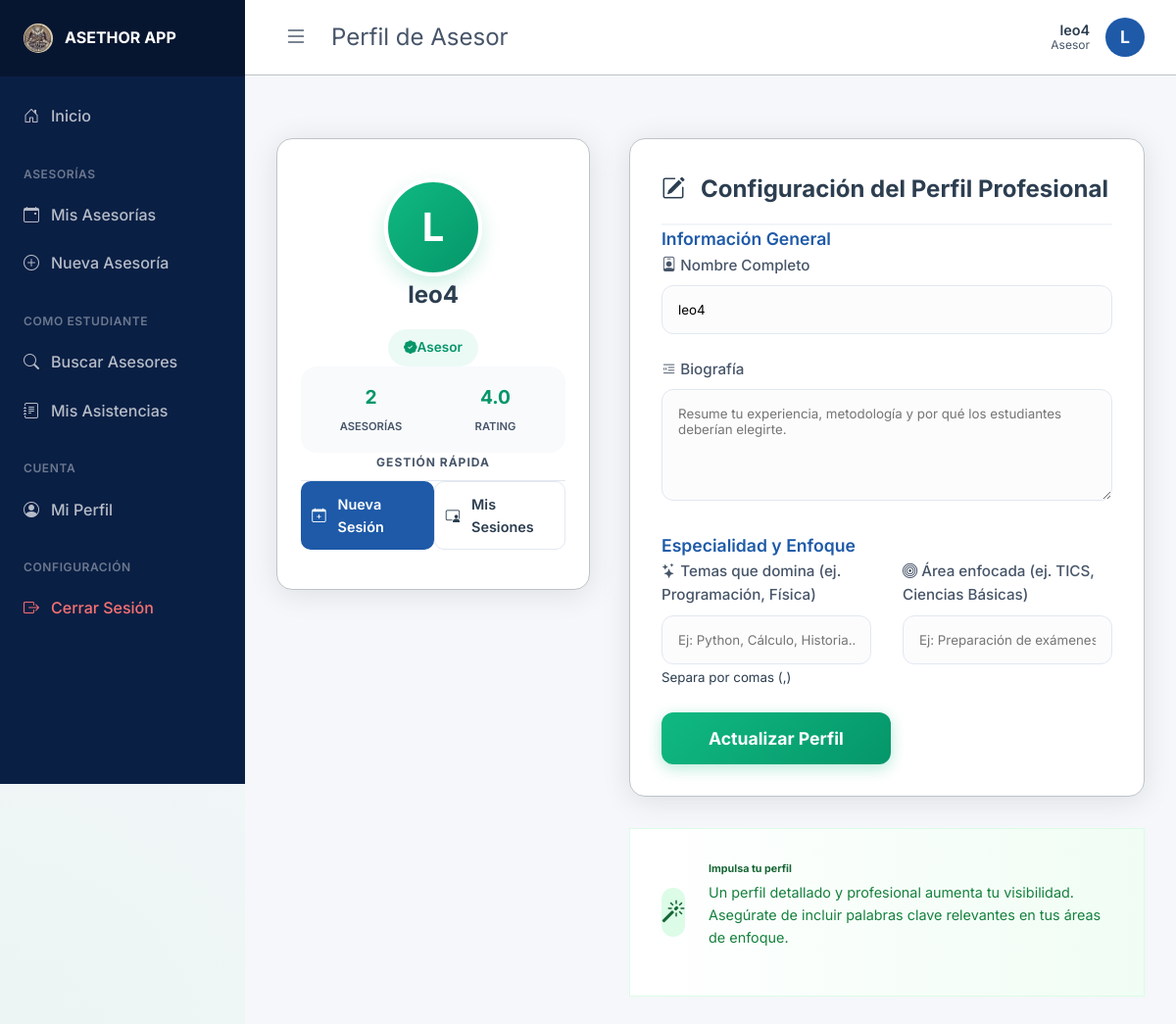
Page /asesor/profile (signed in) on the committed database.
### app/models.py (models this page shows, shortened)
class Profile(db.Model):
    id = db.Column(db.Integer, primary_key=True)
    user_id = db.Column(db.Integer, db.ForeignKey('user.id'), nullable=False)
    full_name = db.Column(db.String(100), nullable=True)
    bio = db.Column(db.Text, nullable=True)
    strengths = db.Column(db.String(200), nullable=True) # e.g. "matemáticas, programación"
    focus_areas = db.Column(db.String(200), nullable=True) # e.g. "álgebra, base de datos sql"
    rating_avg = db.Column(db.Float, default=0.0) # Calculated average for Asesores

class User(db.Model, UserMixin):
    id = db.Column(db.Integer, primary_key=True)
    username = db.Column(db.String(20), unique=True, nullable=False)
    password_hash = db.Column(db.String(60), nullable=False)
    role = db.Column(db.String(20), nullable=False, default='Estudiante') # Super-Admin, Admin, Asesor, Estudiante
    profile = db.relationship('Profile', backref='user', uselist=False, cascade='all, delete-orphan')
    sessions_given = db.relationship('TutoringSession', backref='asesor', cascade='all, delete-orphan')
    reviews_received = db.relationship('Review', foreign_keys='Review.asesor_id', backref='asesor_reviewed', cascade='all, delete-orphan')
    enrollments = db.relationship('Enrollment', backref='student', cascade='all, delete-orphan')
    reviews_given = db.relationship('Review', foreign_keys='Review.student_id', backref='student_reviewer', cascade='all, delete-orphan')

### app/routes/asesor.py (the view)
@asesor.route('/profile', methods=['GET', 'POST'])
def profile():
    form = UpdateAsesorProfileForm()
    if form.validate_on_submit():
        current_user.profile.full_name = form.full_name.data
        current_user.profile.bio = form.bio.data
        current_user.profile.strengths = form.strengths.data
        current_user.profile.focus_areas = form.focus_areas.data
        db.session.commit()
        flash('Tu perfil ha sido actualizado.', 'success')
        return redirect(url_for('asesor.profile'))
    elif request.method == 'GET':
        form.full_name.data = current_user.profile.full_name
        form.bio.data = current_user.profile.bio
        form.strengths.data = current_user.profile.strengths
        form.focus_areas.data = current_user.profile.focus_areas
    return render_template('asesor/profile.html', title='Perfil de Asesor', form=form)

### app/forms/asesor_forms.py
class UpdateAsesorProfileForm(FlaskForm):
    full_name = StringField('Nombre Completo', validators=[Length(max=100)])
    bio = TextAreaField('Biografía', validators=[Length(max=500)])
    strengths = StringField('Temas que domina (ej. Programación, Física)', validators=[Length(max=200)])
    focus_areas = StringField('Área enfocada (ej. TICS, Ciencias Básicas)', validators=[Length(max=200)])
    submit = SubmitField('Actualizar Perfil')

### app/models.py (called while the page is built)
@login_manager.user_loader
def load_user(user_id):
    return User.query.get(int(user_id))

### app/routes/asesor.py (called while the page is built)
@asesor.before_request
@login_required
def check_asesor():
    if current_user.role != 'Asesor':
        flash('Acceso denegado. Esta sección es solo para asesores.', 'danger')
        return redirect(url_for('main.home'))

### app/templates/asesor/profile.html (shortened to what this page needs)
{% extends 'base.html' %}
{% block content %}
<div class="profile-grid">
    <div class="profile-sidebar">
        <div class="glass card profile-sidebar-card p-4">
            <div class="avatar-large-asesor mb-4">
                {{ current_user.username[0]|upper }}
            </div>
            <h3 class="advisor-title mb-2">{{ current_user.username }}</h3>
            <span class="role-badge-asesor mb-4">
                <i class="bi bi-patch-check-fill me-1"></i> {{ current_user.role }}
            </span>
            <div class="stats-container-asesor mb-4">
                <div class="stat-pill">
                    <span class="stat-num">{{ current_user.sessions_given|length }}</span>
                    <span class="stat-txt">Asesorías</span>
                </div>
                <div class="stat-pill">
                    <span class="stat-num">{{ "%.1f"|format(current_user.profile.rating_avg or 0.0) }}</span>
                    <span class="stat-txt">Rating</span>
                </div>
            </div>
            <div class="quick-actions-box">
                <h6 class="actions-header mb-3">Gestión Rápida</h6>
                <div class="d-flex flex-column gap-2">
                    <a href="{{ url_for('asesor.new_session') }}" class="btn btn-action-primary">
                        <i class="bi bi-calendar-plus"></i> Nueva Sesión
                    </a>
                    <a href="{{ url_for('asesor.sessions') }}" class="btn btn-action-outline">
                        <i class="bi bi-person-video3"></i> Mis Sesiones
                    </a>
                </div>
            </div>
        </div>
    </div>
    <div class="profile-main-content">
        <div class="glass card p-5">
            <h4 class="section-header-asesor mb-4">
                <i class="bi bi-pencil-square"></i> Configuración del Perfil Profesional
            </h4>
            <form method="POST" action="" class="modern-form">
                <div class="form-section-modern mb-5">
                    <h5 class="form-subtitle mb-4">Información General</h5>
                    <div class="form-group mb-4">
                        <label class="form-label-modern"><i class="bi bi-person-badge"></i> {{ form.full_name.label.text }}</label>
                        {{ form.full_name(class="form-control-modern", placeholder="Tu nombre profesional completo") }}
                    </div>
                    <div class="form-group mb-4">
                        <label class="form-label-modern"><i class="bi bi-blockquote-left"></i> {{ form.bio.label.text }}</label>
                        {{ form.bio(class="form-control-modern", rows=5, placeholder="Resume tu experiencia, metodología y por qué los estudiantes deberían elegirte.") }}
                    </div>
                </div>
                <div class="form-section-modern mb-5">
                    <h5 class="form-subtitle mb-4">Especialidad y Enfoque</h5>
                    <div class="form-row-modern">
                        <div class="form-group">
                            <label class="form-label-modern"><i class="bi bi-stars"></i> {{ form.strengths.label.text }}</label>
                            {{ form.strengths(class="form-control-modern", placeholder="Ej: Python, Cálculo, Historia...") }}
                            <small class="text-muted mt-1 d-block">Separa por comas (,)</small>
                        </div>
                        <div class="form-group">
                            <label class="form-label-modern"><i class="bi bi-bullseye"></i> {{ form.focus_areas.label.text }}</label>
                            {{ form.focus_areas(class="form-control-modern", placeholder="Ej: Preparación de exámenes, Proyectos...") }}
                        </div>
                    </div>
                </div>
                <div class="submit-container-asesor">
                    {{ form.submit(class="btn btn-save-profile") }}
                </div>
            </form>
        </div>
        <div class="info-tip card p-4 mt-4">
            <div class="tip-icon"><i class="bi bi-magic"></i></div>
            <div class="tip-content">
                <h6>Impulsa tu perfil</h6>
                <p class="mb-0">Un perfil detallado y profesional aumenta tu visibilidad. Asegúrate de incluir palabras clave relevantes en tus áreas de enfoque.</p>
            </div>
        </div>
    </div>
</div>
{% endblock %}

### app/templates/base.html (shortened to what this page needs)
<!DOCTYPE html>
<html lang="es">
<head>
    <link rel="stylesheet" href="{{ url_for('static', filename='css/style.css') }}">
    <link rel="stylesheet" href="https://cdn.jsdelivr.net/npm/bootstrap-icons@1.11.3/font/bootstrap-icons.min.css">
</head>
<body>
    {% if current_user.is_authenticated %}
    <div class="app-wrapper">
        <aside id="sidebar" class="sidebar">
            <div class="sidebar-header">
                <img src="{{ url_for('static', filename='img/logo.jpg') }}" alt="Logo" style="height: 30px; width: 30px; object-fit: cover; border-radius: 50%;">
                <span style="font-weight: 700;">ASETHOR APP</span>
            </div>
            <nav class="sidebar-nav">
                {% if current_user.role != 'Estudiante' %}
                    <a href="{{ url_for('main.home') }}" class="sidebar-link">
                        <i class="bi bi-house-door"></i> Inicio
                    </a>
                {% endif %}
                {% if current_user.role == 'Super-Admin' or current_user.role == 'Admin' %}
                    <div class="sidebar-section">Administración</div>
                    <a href="{{ url_for('admin.dashboard') }}" class="sidebar-link">
                        <i class="bi bi-speedometer2"></i> Panel Admin
                    </a>
                    <a href="{{ url_for('admin.create_user') }}" class="sidebar-link">
                        <i class="bi bi-person-plus"></i> Crear Usuario
                    </a>
                {% elif current_user.role == 'Asesor' %}
                    <div class="sidebar-section">Asesorías</div>
                    <a href="{{ url_for('asesor.sessions') }}" class="sidebar-link">
                        <i class="bi bi-calendar-event"></i> Mis Asesorías
                    </a>
                    <a href="{{ url_for('asesor.new_session') }}" class="sidebar-link">
                        <i class="bi bi-plus-circle"></i> Nueva Asesoría
                    </a>
                    <div class="sidebar-section">Como Estudiante</div>
                    <a href="{{ url_for('estudiante.search') }}" class="sidebar-link">
                        <i class="bi bi-search"></i> Buscar Asesores
                    </a>
                    <a href="{{ url_for('estudiante.my_sessions') }}" class="sidebar-link">
                        <i class="bi bi-journal-text"></i> Mis Asistencias
                    </a>
                    <div class="sidebar-section">Cuenta</div>
                    <a href="{{ url_for('asesor.profile') }}" class="sidebar-link">
                        <i class="bi bi-person-circle"></i> Mi Perfil
                    </a>
                {% endif %}
                <div class="sidebar-section">Configuración</div>
                <a href="{{ url_for('auth.logout') }}" class="sidebar-link" style="color: #f87171;">
                    <i class="bi bi-box-arrow-right"></i> Cerrar Sesión
                </a>
            </nav>
        </aside>
        <main class="main-wrapper">
            <header class="topbar">
                <div class="d-flex align-center gap-1">
                    <button id="sidebarToggle" class="btn-toggle">
                        <i class="bi bi-list"></i>
                    </button>
                    <div class="topbar-title">{% if title %}{{ title }}{% else %}Inicio{% endif %}</div>
                </div>
                <div class="topbar-profile">
                    <div style="text-align: right; line-height: 1.2;">
                        <div style="font-weight: 600; color: var(--text-primary); font-size: 0.9rem;">{{ current_user.profile.full_name or current_user.username }}</div>
                        <div style="font-size: 0.75rem; color: var(--text-secondary);">{{ current_user.role }}</div>
                    </div>
                    <div class="avatar">{{ current_user.username[0]|upper }}</div>
                </div>
            </header>
            <div class="container" style="padding: 2rem;">
    {% endif %}
        {% block content %}{% endblock %}
    {% if current_user.is_authenticated %}
            </div>
        </main>
    </div>
    {% else %}
    </main>
    {% endif %}
</body>
</html>

### app/static/css/style.css (style rules this page uses)
:root { --bg-color: #F5F7FA; --navbar-bg: #0A1F44; --surface-color: #FFFFFF; --surface-border: #BDC3C7; --primary-color: #1E5AA8; --primary-hover: #123A73; --text-primary: #2C3E50; --text-secondary: #475569; --danger-color: #E74C3C; --success-color: #2ECC71; --warning-color: #f59e0b; --font-family: 'Inter', sans-serif; }
* { box-sizing: border-box; margin: 0; padding: 0; }
body { background-color: var(--bg-color); color: var(--text-primary); font-family: var(--font-family); line-height: 1.6; min-height: 100vh; display: flex; flex-direction: column; background-image: radial-gradient(circle at top right, rgba(30, 90, 168, 0.05), transparent 40%), radial-gradient(circle at bottom left, rgba(46, 204, 113, 0.05), transparent 40%); background-attachment: fixed; }
.glass { background: var(--surface-color); backdrop-filter: blur(12px); -webkit-backdrop-filter: blur(12px); border: 1px solid var(--surface-border); border-radius: 16px; box-shadow: 0 4px 30px rgba(0, 0, 0, 0.1); }
.container { max-width: 1200px; margin: 0 auto; padding: 2rem; flex: 1; }
.card { padding: 2rem; margin-bottom: 2rem; }
.form-group { margin-bottom: 1.5rem; }
.form-group label { display: block; margin-bottom: 0.5rem; color: var(--text-secondary); font-weight: 500; }
.btn { display: inline-block; padding: 0.75rem 1.5rem; border-radius: 8px; font-weight: 600; text-align: center; cursor: pointer; border: none; text-decoration: none; font-family: var(--font-family); }
h1, h2, h3 { margin-bottom: 1rem; font-weight: 700; color: var(--text-primary); }
p { margin-bottom: 1rem; color: var(--text-secondary); }
.mb-2 { margin-bottom: 1rem; }
.mt-4 { margin-top: 2rem; }
.d-flex { display: flex; }
.align-center { align-items: center; }
.gap-1 { gap: 1rem; }
.app-wrapper { display: flex; min-height: 100vh; }
.sidebar { width: 250px; background-color: var(--navbar-bg); color: rgba(255, 255, 255, 0.7); display: flex; flex-direction: column; position: fixed; height: 100vh; overflow-y: auto; z-index: 1001; transition: transform 0.3s ease, width 0.3s ease; }
.sidebar-header { padding: 1.5rem; background-color: rgba(0, 0, 0, 0.3); display: flex; align-items: center; gap: 0.75rem; color: #ffffff; }
.sidebar-nav { padding: 1rem 0; display: flex; flex-direction: column; }
.sidebar-link { padding: 0.75rem 1.5rem; color: rgba(255, 255, 255, 0.7); text-decoration: none; display: flex; align-items: center; gap: 0.75rem; font-weight: 500; transition: all 0.3s ease; }
.sidebar-section { padding: 1.5rem 1.5rem 0.5rem; font-size: 0.75rem; text-transform: uppercase; letter-spacing: 0.05em; color: rgba(255, 255, 255, 0.4); font-weight: 600; }
.main-wrapper { flex: 1; margin-left: 250px; display: flex; flex-direction: column; background-color: var(--bg-color); transition: margin-left 0.3s ease; }
.btn-toggle { background: none; border: none; font-size: 1.5rem; color: var(--text-secondary); cursor: pointer; display: flex; align-items: center; justify-content: center; padding: 0.5rem; border-radius: 8px; transition: background-color 0.2s; }
.topbar { background-color: #ffffff; padding: 1rem 2rem; display: flex; justify-content: space-between; align-items: center; border-bottom: 1px solid var(--surface-border); }
.topbar-title { font-size: 1.5rem; color: var(--text-secondary); }
.topbar-profile { display: flex; align-items: center; gap: 1rem; }
.avatar { width: 40px; height: 40px; border-radius: 50%; background-color: var(--primary-color); color: var(--bg-color); display: flex; align-items: center; justify-content: center; font-weight: bold; font-size: 1.1rem; }
.profile-grid { display: grid; grid-template-columns: 300px 1fr; gap: 2rem; }
.profile-sidebar-card { text-align: center; padding: 2.5rem 1.5rem; }

### rows in the picture
Profile: profile "leo4", profile "4.0", full_name "leo4"
User: role "Asesor", username "L", username "leo4"

### other values in the picture
{{ title }} "Perfil de Asesor"
{{ current_user.sessions_given|length }} "2"
